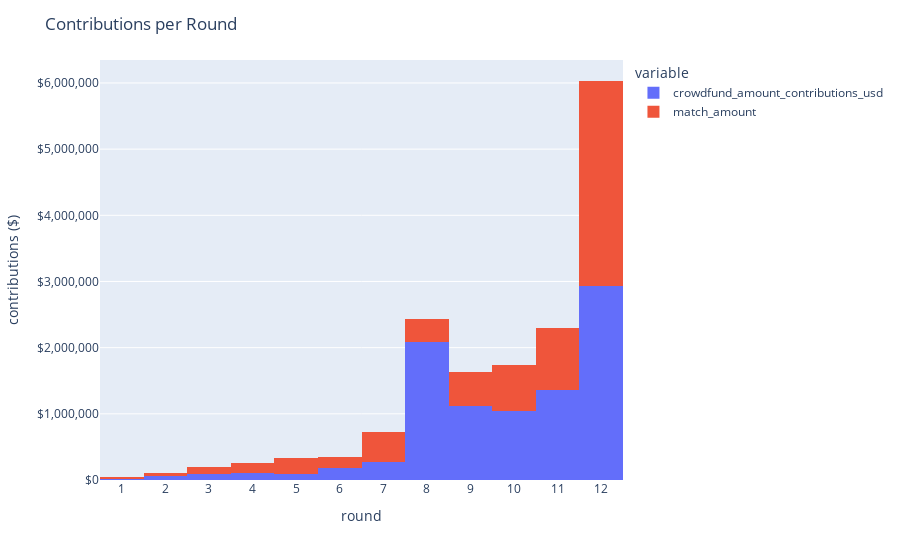

Source (notebook cell):
### Code cell
fig = px.histogram(
    df,
    x='round_number',
    y=[
        'crowdfund_amount_contributions_usd',
        'match_amount'
    ]
)

fig.update_layout({
    'title': 'Contributions per Round',
    'xaxis_title': 'round',
    'yaxis_title': 'contributions ($)',
    'xaxis_dtick': 1,
    'yaxis_tickprefix': '$',
    'yaxis_tickformat': ',.0f'
})

fig.show()

### Figure 1 — Plotly figure (JSON) as saved in the notebook; plotly's stock layout.template omitted (floating-point values rounded to 4 significant figures; data arrays with more than 128 entries replaced by an {"elided": "..."} marker saying what was removed)
{"data": [{"alignmentgroup": "True", "bingroup": "x", "histfunc": "sum", "hovertemplate": "variable=crowdfund_amount_contributions_usd<br>round_number=%{x}<br>sum of value=%{y}<extra></extra>", "legendgroup": "crowdfund_amount_contributions_usd", "marker": {"color": "#636efa", "pattern": {"shape": ""}}, "name": "crowdfund_amount_contributions_usd", "offsetgroup": "crowdfund_amount_contributions_usd", "orientation": "v", "showlegend": true, "type": "histogram", "x": {"elided": "5906 int values"}, "xaxis": "x", "y": {"elided": "5906 float values"}, "yaxis": "y"}, {"alignmentgroup": "True", "bingroup": "x", "histfunc": "sum", "hovertemplate": "variable=match_amount<br>round_number=%{x}<br>sum of value=%{y}<extra></extra>", "legendgroup": "match_amount", "marker": {"color": "#EF553B", "pattern": {"shape": ""}}, "name": "match_amount", "offsetgroup": "match_amount", "orientation": "v", "showlegend": true, "type": "histogram", "x": {"elided": "5906 int values"}, "xaxis": "x", "y": {"elided": "5906 float values"}, "yaxis": "y"}], "layout": {"barmode": "relative", "legend": {"title": {"text": "variable"}, "tracegroupgap": 0}, "margin": {"t": 60}, "title": {"text": "Contributions per Round"}, "xaxis": {"anchor": "y", "domain": [0, 1], "dtick": 1, "title": {"text": "round"}}, "yaxis": {"anchor": "x", "domain": [0, 1], "tickformat": ",.0f", "tickprefix": "$", "title": {"text": "contributions ($)"}}}}
